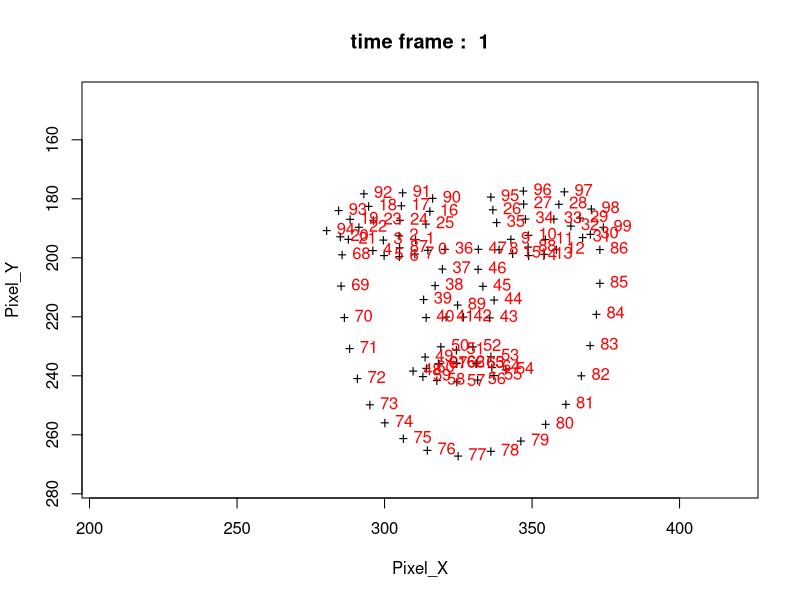

This figure's R source:
setwd("C:/Users/sd98d/Documents/PHD STUDIES/CS_ISL/project/pro_GFE")
##########

awh=read.table("a_wh_question_datapoints.txt")
#fix(awh)
face=awh[-1,-1]
tgt=read.table("a_wh_question_targets.txt")
#fix(tgt)

tf=nrow(face)
np=ncol(face)

xmin=min(as.matrix(face[,seq(1,np,3)]))
ymin=min(as.matrix(face[,seq(2,np,3)]))
zmin=min(as.matrix(face[,seq(3,np,3)]))

xmax=max(as.matrix(face[,seq(1,np,3)]))
ymax=max(as.matrix(face[,seq(2,np,3)]))
zmax=max(as.matrix(face[,seq(3,np,3)]))

xlm=c(as.numeric(xmin),as.numeric(xmax))
ylm=c(as.numeric(ymax),as.numeric(ymin))


#############
#library(zoom)
for(k in 1)
{
xc=as.matrix(face[k,seq(1,np,3)])
yc=as.matrix(face[k,seq(2,np,3)])
zc=as.matrix(face[k,seq(3,np,3)])
#png(filename=paste('time_',k,'.png',sep=''))
#plot(cbind(xc[1:7],xc[1]), cbind(yc[1:7],yc[1]), pch=20,xlim=xlm,ylim=ylm, main=paste("time frame : ", k),type="o",xlab="Pixel_X",ylab="Pixel_Y")
#par(new=TRUE)
#plot(cbind(xc[8:15],xc[8]), cbind(yc[8:15],yc[8]), pch=20,xlim=xlm,ylim=ylm, main=paste("time frame : ", k),type="o",xlab="Pixel_X",ylab="Pixel_Y")

plot(xc, yc, asp=1,pch="+",xlim=xlm,ylim=ylm, main=paste("time frame : ", k),xlab="Pixel_X",ylab="Pixel_Y")
text(as.numeric(xc),as.numeric(yc), labels = seq(0,99,1), pos = 4,offset = 0.5,cex = 1, col = "red")
#zm()
#, adj = NULL,pos = NULL, offset = 0.5, vfont = NULL,cex = 1, col = NULL, font = NULL, ...)
#dev.off()      
}

#system("convert -delay 80 *.png a_assertive.gif")

on.off=c(sum(tgt),nrow(tgt)-sum(tgt))
on.off


